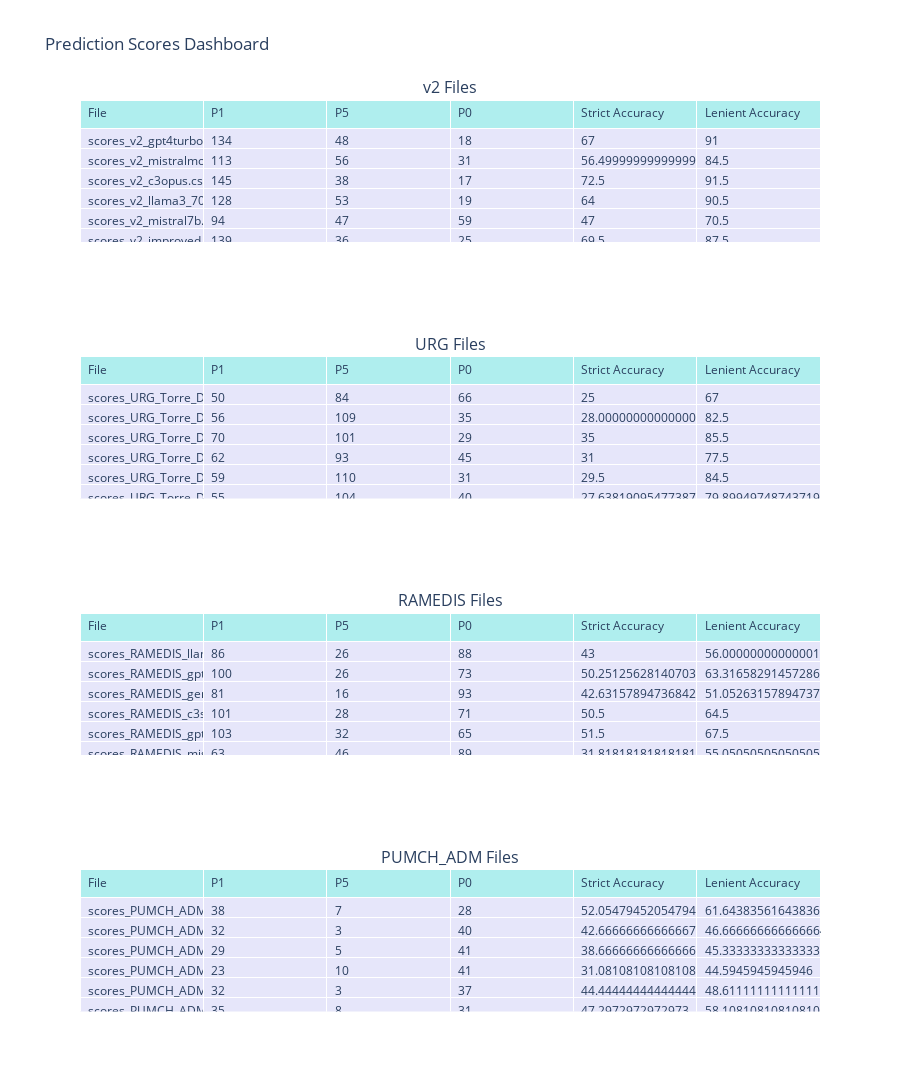

This figure's notebook cell:
### Markdown cell above
### In the next cell, we create a list to store the data for each file group
### We then process each file in the files_v2 list and store the data in the data_v2 list
### We do the same for the files_URG list, storing the data in the data_URG list

### Then we create a DataFrame for each file group
### We add the first table to the first subplot
### We add the second table to the second subplot
### We update the layout and display the dashboard

# ----------

### En la siguiente celda, creamos una lista para almacenar los datos de cada grupo de archivos
### Luego, procesamos cada archivo de la lista files_v2 y almacenamos los datos en la lista data_v2
### Hacemos lo mismo para la lista files_URG, almacenando los datos en la lista data_URG

### Luego, creamos un DataFrame para cada grupo de archivos
### Añadimos la primera tabla al primer subplot
### Añadimos la segunda tabla al segundo subplot
### Actualizamos el diseño y mostramos el tablero

### Code cell
# Create a list to store the data for each file group
data_v2 = []
data_URG = []
data_RAMEDIS = []
data_PUMCH_ADM = []

# Process files_v2 and store the data
for file in files_v2:
    df = pd.read_csv(f'{path}/{file}')
    count_p1, count_p5, count_p0, strict_accuracy, lenient_accuracy = get_stats_for_df(df)
    data_v2.append([file, count_p1, count_p5, count_p0, strict_accuracy, lenient_accuracy])

# Process files_URG and store the data
for file in files_URG:
    df = pd.read_csv(f'{path}/{file}')
    count_p1, count_p5, count_p0, strict_accuracy, lenient_accuracy = get_stats_for_df(df)
    data_URG.append([file, count_p1, count_p5, count_p0, strict_accuracy, lenient_accuracy])

for file in files_RAMEDIS:
    df = pd.read_csv(f'{path}/{file}')
    count_p1, count_p5, count_p0, strict_accuracy, lenient_accuracy = get_stats_for_df(df)
    data_RAMEDIS.append([file, count_p1, count_p5, count_p0, strict_accuracy, lenient_accuracy])

for file in files_PUMCH_ADM:
    df = pd.read_csv(f'{path}/{file}')
    count_p1, count_p5, count_p0, strict_accuracy, lenient_accuracy = get_stats_for_df(df)
    data_PUMCH_ADM.append([file, count_p1, count_p5, count_p0, strict_accuracy, lenient_accuracy])

# Create DataFrames for each file group
df_v2 = pd.DataFrame(data_v2, columns=['File', 'P1', 'P5', 'P0', 'Strict Accuracy', 'Lenient Accuracy'])
df_URG = pd.DataFrame(data_URG, columns=['File', 'P1', 'P5', 'P0', 'Strict Accuracy', 'Lenient Accuracy'])
df_RAMEDIS = pd.DataFrame(data_RAMEDIS, columns=['File', 'P1', 'P5', 'P0', 'Strict Accuracy', 'Lenient Accuracy'])
df_PUMCH_ADM = pd.DataFrame(data_PUMCH_ADM, columns=['File', 'P1', 'P5', 'P0', 'Strict Accuracy', 'Lenient Accuracy'])

# Create subplots with 2 rows and 1 column, specifying subplot type as 'domain'
fig = make_subplots(rows=4, cols=1, subplot_titles=('v2 Files', 'URG Files', 'RAMEDIS Files', 'PUMCH_ADM Files'), specs=[[{'type': 'domain'}], [{'type': 'domain'}], [{'type': 'domain'}], [{'type': 'domain'}]])

# Add the first table to the first subplot
fig.add_trace(
    go.Table(
        header=dict(values=list(df_v2.columns),
                    fill_color='paleturquoise',
                    align='left'),
        cells=dict(values=[df_v2.File, df_v2.P1, df_v2.P5, df_v2.P0, df_v2['Strict Accuracy'], df_v2['Lenient Accuracy']],
                   fill_color='lavender',
                   align='left')
    ),
    row=1, col=1
)

# Add the second table to the second subplot
fig.add_trace(
    go.Table(
        header=dict(values=list(df_URG.columns),
                    fill_color='paleturquoise',
                    align='left'),
        cells=dict(values=[df_URG.File, df_URG.P1, df_URG.P5, df_URG.P0, df_URG['Strict Accuracy'], df_URG['Lenient Accuracy']],
                   fill_color='lavender',
                   align='left')
    ),
    row=2, col=1
)

fig.add_trace(
    go.Table(
        header=dict(values=list(df_RAMEDIS.columns),
                    fill_color='paleturquoise',
                    align='left'),
        cells=dict(values=[df_RAMEDIS.File, df_RAMEDIS.P1, df_RAMEDIS.P5, df_RAMEDIS.P0, df_RAMEDIS['Strict Accuracy'], df_RAMEDIS['Lenient Accuracy']],
                   fill_color='lavender',
                   align='left')
    ),
    row=3, col=1
)

fig.add_trace(
    go.Table(
        header=dict(values=list(df_PUMCH_ADM.columns),
                    fill_color='paleturquoise',
                    align='left'),
        cells=dict(values=[df_PUMCH_ADM.File, df_PUMCH_ADM.P1, df_PUMCH_ADM.P5, df_PUMCH_ADM.P0, df_PUMCH_ADM['Strict Accuracy'], df_PUMCH_ADM['Lenient Accuracy']],
                   fill_color='lavender',
                   align='left')
    ),
    row=4, col=1
)

# Update the layout
fig.update_layout(
    title='Prediction Scores Dashboard',
    height=1200,
)

# Display the dashboard
fig.show()

### Figure 1 — Plotly figure (JSON) as saved in the notebook; plotly's stock layout.template omitted (floating-point values rounded to 4 significant figures)
{"data": [{"cells": {"align": "left", "fill": {"color": "lavender"}, "values": [["scores_v2_gpt4turbo0409.csv", "scores_v2_mistralmoe.csv", "scores_v2_c3opus.csv", "scores_v2_llama3_70b.csv", "scores_v2_mistral7b.csv", "scores_v2_improved_c3sonnet.csv", "scores_v2_llama2_7b.csv", "scores_v2_gpt4_0613.csv", "scores_v2_llama3_8b.csv", "scores_v2_c3sonnet.csv", "scores_v2_geminipro15.csv", "scores_v2_improved_gpt4_0613.csv", "scores_v2_rare_only_prompt_gpt4_0613.csv", "scores_v2_cohere_cplus.csv", "scores_v2_mixtralmoe_big.csv", "scores_v2_gpt4turbo1106.csv"], [134, 113, 145, 128, 94, 139, 61, 133, 95, 131, 140, 144, 135, 108, 135, 137], [48, 56, 38, 53, 47, 36, 55, 48, 51, 46, 42, 33, 42, 52, 39, 47], [18, 31, 17, 19, 59, 25, 84, 19, 51, 23, 18, 23, 23, 40, 26, 16], [67, 56.5, 72.5, 64, 47, 69.5, 30.5, 66.5, 48.22, 65.5, 70, 72, 67.5, 54, 67.5, 68.5], [91, 84.5, 91.5, 90.5, 70.5, 87.5, 58.0, 90.5, 74.11, 88.5, 91, 88.5, 88.5, 80, 87, 92]]}, "domain": {"x": [0, 1], "y": [0.8438, 1]}, "header": {"align": "left", "fill": {"color": "paleturquoise"}, "values": ["File", "P1", "P5", "P0", "Strict Accuracy", "Lenient Accuracy"]}, "type": "table"}, {"cells": {"align": "left", "fill": {"color": "lavender"}, "values": [["scores_URG_Torre_Dic_200_mistral7b.csv", "scores_URG_Torre_Dic_200_cohere_cplus.csv", "scores_URG_Torre_Dic_200_gpt4turbo0409.csv", "scores_URG_Torre_Dic_200_mistralmoe.csv", "scores_URG_Torre_Dic_200_mixtralmoe_big.csv", "scores_URG_Torre_Dic_200_improved_c3opus.csv", "scores_URG_Torre_Dic_200_c3sonnet.csv", "scores_URG_Torre_Dic_200_llama2_7b.csv", "scores_URG_Torre_Dic_200_gpt4_0613.csv", "scores_URG_Torre_Dic_200_llama3_70b.csv", "scores_URG_Torre_Dic_200_gpt4turbo1106.csv", "scores_URG_Torre_Dic_200_llama3_70b_ENG.csv", "scores_URG_Torre_Dic_200_improved_gpt4_0613.csv", "scores_URG_Torre_Dic_200_improved_c3sonnet.csv", "scores_URG_Torre_Dic_200_geminipro15.csv", "scores_URG_Torre_Dic_200_llama3_8b.csv", "scores_URG_Torre_Dic_200_c3opus.csv"], [50, 56, 70, 62, 59, 55, 61, 35, 57, 43, 74, 27, 65, 62, 56, 45, 58], [84, 109, 101, 93, 110, 104, 114, 79, 105, 107, 94, 75, 98, 110, 110, 91, 110], [66, 35, 29, 45, 31, 40, 25, 86, 37, 46, 32, 86, 37, 27, 31, 64, 32], [25, 28.0, 35, 31, 29.5, 27.64, 30.5, 17.5, 28.64, 21.94, 37, 14.36, 32.5, 31.16, 28.43, 22.5, 29.0], [67, 82.5, 85.5, 77.5, 84.5, 79.9, 87.5, 57.0, 81.41, 76.53, 84, 54.26, 81.5, 86.43, 84.26, 68, 84]]}, "domain": {"x": [0, 1], "y": [0.5625, 0.7188]}, "header": {"align": "left", "fill": {"color": "paleturquoise"}, "values": ["File", "P1", "P5", "P0", "Strict Accuracy", "Lenient Accuracy"]}, "type": "table"}, {"cells": {"align": "left", "fill": {"color": "lavender"}, "values": [["scores_RAMEDIS_llama3_8b.csv", "scores_RAMEDIS_gpt4_0613.csv", "scores_RAMEDIS_geminipro15.csv", "scores_RAMEDIS_c3sonnet.csv", "scores_RAMEDIS_gpt4turbo1106.csv", "scores_RAMEDIS_mistralmoe.csv", "scores_RAMEDIS_c3opus.csv", "scores_RAMEDIS_llama3_70b.csv", "scores_RAMEDIS_llama2_7b.csv", "scores_RAMEDIS_gpt4turbo0409.csv", "scores_RAMEDIS_cohere_cplus.csv", "scores_RAMEDIS_mixtralmoe_big.csv", "scores_RAMEDIS_mistral7b.csv"], [86, 100, 81, 101, 103, 63, 110, 106, 51, 107, 58, 78, 49], [26, 26, 16, 28, 32, 46, 30, 17, 23, 29, 57, 44, 47], [88, 73, 93, 71, 65, 89, 60, 75, 125, 62, 83, 75, 103], [43, 50.25, 42.63, 50.5, 51.5, 31.82, 55.0, 53.54, 25.63, 54.04, 29.29, 39.59, 24.62], [56.0, 63.32, 51.05, 64.5, 67.5, 55.05, 70, 62.12, 37.19, 68.69, 58.08, 61.93, 48.24]]}, "domain": {"x": [0, 1], "y": [0.2812, 0.4375]}, "header": {"align": "left", "fill": {"color": "paleturquoise"}, "values": ["File", "P1", "P5", "P0", "Strict Accuracy", "Lenient Accuracy"]}, "type": "table"}, {"cells": {"align": "left", "fill": {"color": "lavender"}, "values": [["scores_PUMCH_ADM_c3opus.csv", "scores_PUMCH_ADM_cohere_cplus.csv", "scores_PUMCH_ADM_mixtralmoe_big.csv", "scores_PUMCH_ADM_mistral7b.csv", "scores_PUMCH_ADM_llama3_70b.csv", "scores_PUMCH_ADM_gpt4turbo0409.csv", "scores_PUMCH_ADM_geminipro.csv", "scores_PUMCH_ADM_mistralmoe.csv", "scores_PUMCH_ADM_gpt4turbo1106.csv", "scores_PUMCH_ADM_llama2_7b.csv", "scores_PUMCH_ADM_c3sonnet.csv", "scores_PUMCH_ADM_llama3_8b.csv", "scores_PUMCH_ADM_gpt4_0613.csv"], [38, 32, 29, 23, 32, 35, 35, 22, 44, 14, 25, 25, 33], [7, 3, 5, 10, 3, 8, 5, 12, 4, 7, 11, 6, 7], [28, 40, 41, 41, 37, 31, 34, 39, 26, 53, 39, 44, 35], [52.05, 42.67, 38.67, 31.08, 44.44, 47.3, 47.3, 30.14, 59.46, 18.92, 33.33, 33.33, 44], [61.64, 46.67, 45.33, 44.59, 48.61, 58.11, 54.05, 46.58, 64.86, 28.38, 48, 41.33, 53.33]]}, "domain": {"x": [0, 1], "y": [0, 0.1562]}, "header": {"align": "left", "fill": {"color": "paleturquoise"}, "values": ["File", "P1", "P5", "P0", "Strict Accuracy", "Lenient Accuracy"]}, "type": "table"}], "layout": {"annotations": [{"font": {"size": 16}, "showarrow": false, "text": "v2 Files", "x": 0.5, "xanchor": "center", "xref": "paper", "y": 1, "yanchor": "bottom", "yref": "paper"}, {"font": {"size": 16}, "showarrow": false, "text": "URG Files", "x": 0.5, "xanchor": "center", "xref": "paper", "y": 0.7188, "yanchor": "bottom", "yref": "paper"}, {"font": {"size": 16}, "showarrow": false, "text": "RAMEDIS Files", "x": 0.5, "xanchor": "center", "xref": "paper", "y": 0.4375, "yanchor": "bottom", "yref": "paper"}, {"font": {"size": 16}, "showarrow": false, "text": "PUMCH_ADM Files", "x": 0.5, "xanchor": "center", "xref": "paper", "y": 0.1562, "yanchor": "bottom", "yref": "paper"}], "height": 1200, "title": {"text": "Prediction Scores Dashboard"}}}
